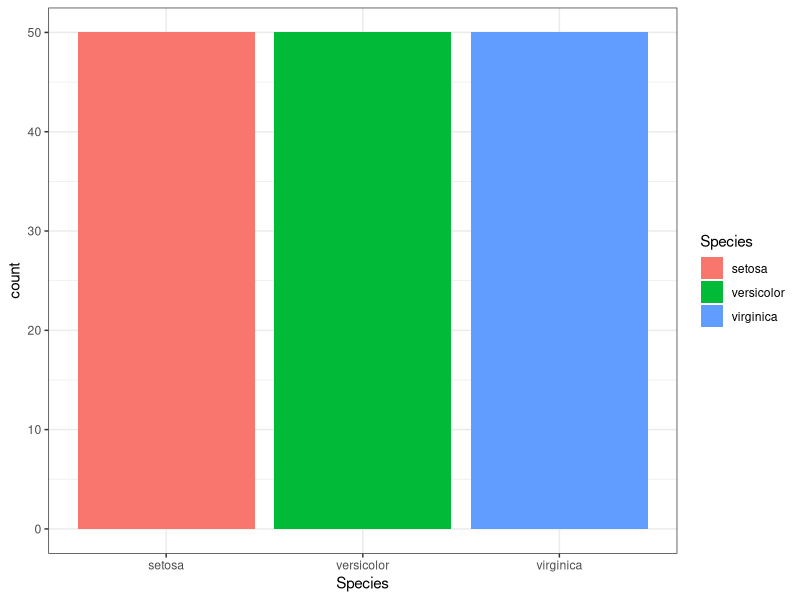
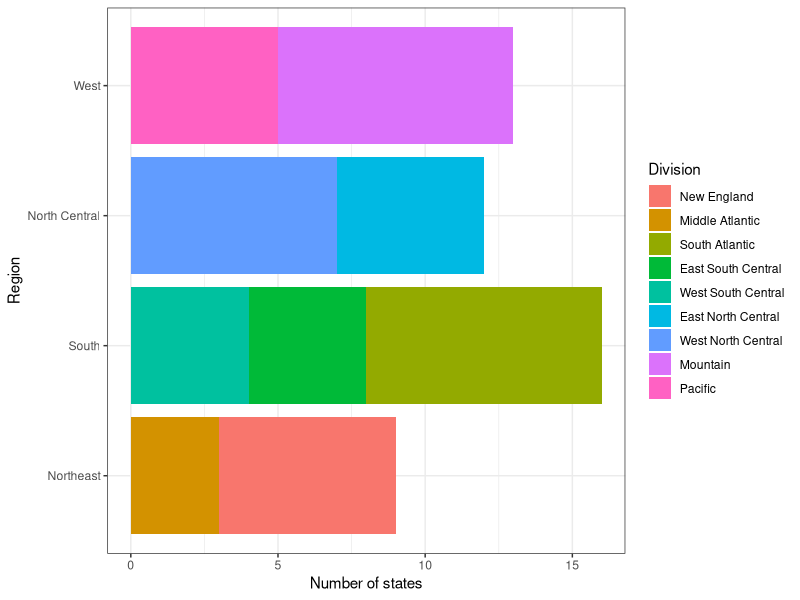
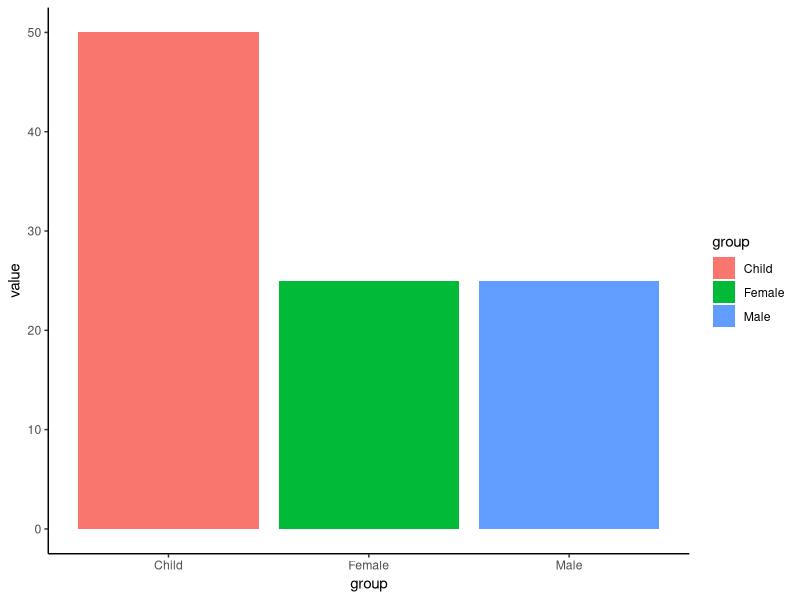
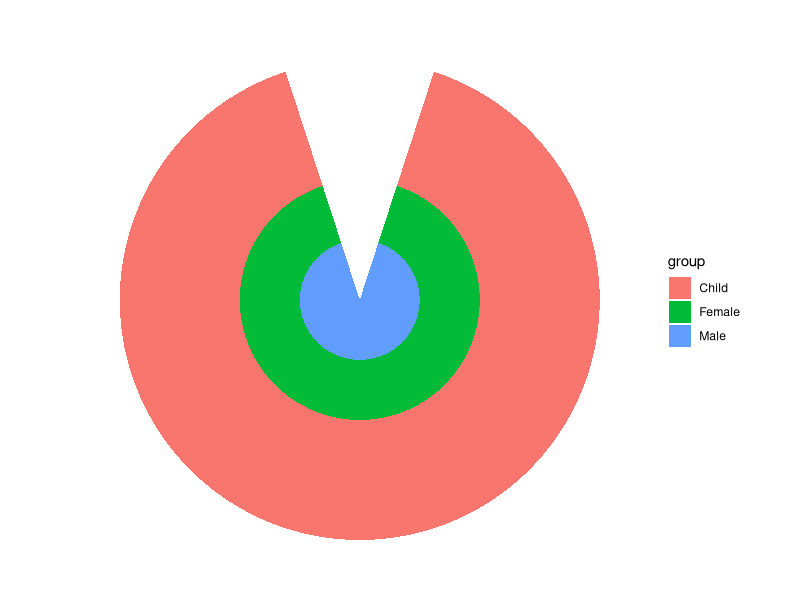
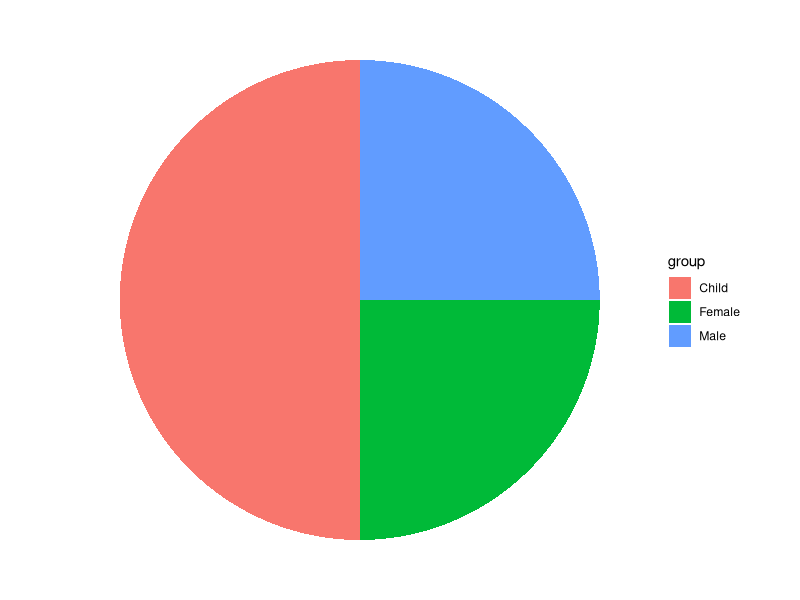
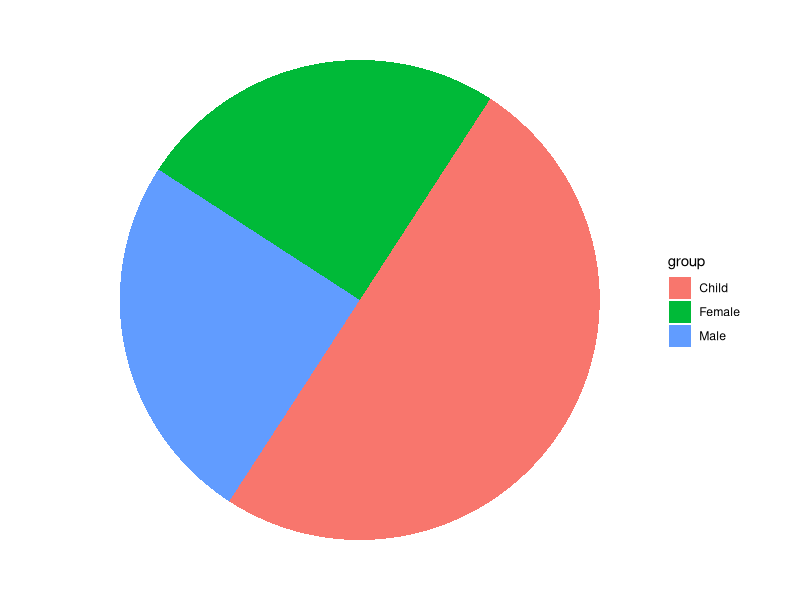
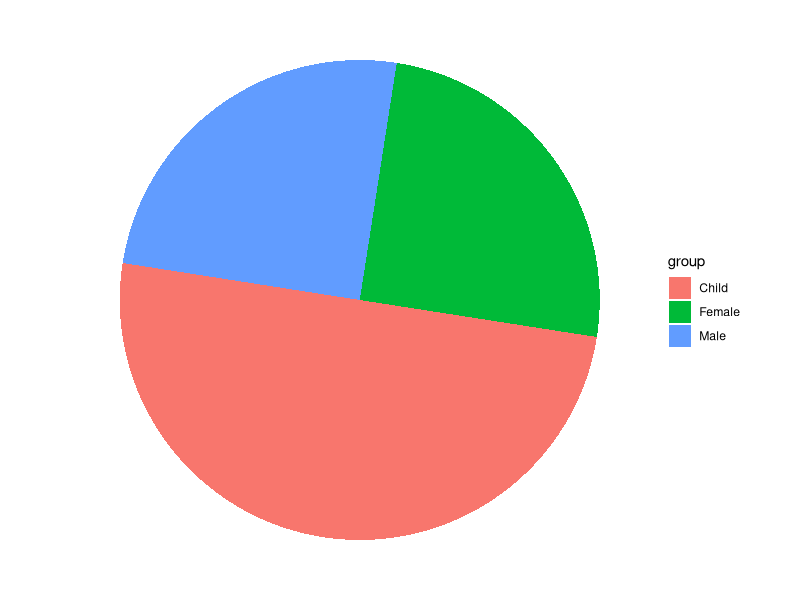
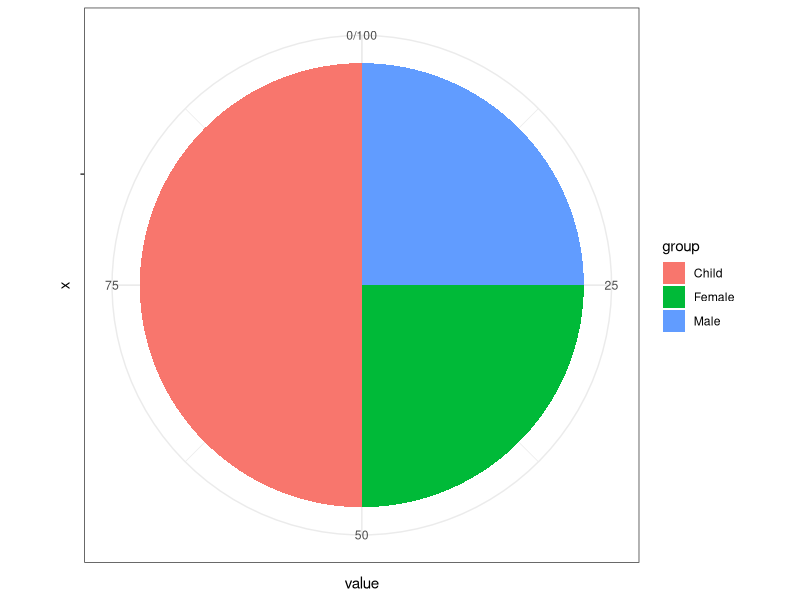

The R source for these figures, in order:
# start by creating a vector with all the packages you need
pkgs = c("tidyverse")
# We check which packages are NOT (!) installed
pkgs.To.Install = ! pkgs %in% installed.packages()
# any() checks if there is at least one TRUE in the vector
if (any(pkgs.To.Install)) install.packages(pkgs[pkgs.To.Install])
for (curPkg in pkgs) library(curPkg, character.only = T) 

# Set a theme for all future plots in this session
theme_set(theme_bw()) 

# Use different colors to fill and remove the legend
colors = c("red", "green", "blue")

ggplot(data = iris,
       aes(x = Species,
           fill = Species)) +
	geom_bar()


# Datasets about US states
US_statesInfo = data.frame(Name = state.name,
			   Region = state.region,
			   Division = state.division)
x = "Number of states"
# Plot the number of states in each division
ggplot(US_statesInfo, aes(fill = Division, y = Region)) +
	geom_bar(stat = "count") +
	xlab(x)

df <- data.frame(
	group = c("Male", "Female", "Child"),
	value = c(25, 25, 50)
)

ggplot(df, aes(x = group, y = value, fill = group)) +
	geom_col() +
	theme_classic()

# Pie chart
ggplot(df, aes(x = "", y = value, fill = group)) +
	geom_col() +
	coord_polar(start = 0) +
	theme_void()

# Barplot like geom_col
ggplot(df, aes(x = "", y = value, fill = group)) +
	geom_col() +
	coord_polar("y", start = 0) +
	theme_void()

# Barplot like geom_col
ggplot(df, aes(x = "", y = value, fill = group)) +
	geom_col() +
	coord_polar("y", start = 10) +
	theme_void()

# Barplot like geom_col
ggplot(df, aes(x = "", y = value, fill = group)) +
	geom_col() +
	coord_polar("y", start = 30) +
	theme_void()


# Barplot like geom_col
ggplot(df, aes(x = "", y = value, fill = group)) +
	geom_col() +
	coord_polar("y", start = 0)


# Barplot like geom_col
ggplot(df, aes(x = group, y = value, fill = group)) +
	geom_col() +
	coord_polar(start = 0)

# Barplot like geom_col
ggplot(df, aes(x = group, y = value, fill = group)) +
	geom_col() +
	coord_polar(start = 0) +
	theme(panel.border = element_blank())

# Barplot like geom_col
ggplot(df, aes(x = group, y = value, fill = group)) +
	geom_col() +
	coord_polar(start = 0) +
	theme(panel.border = element_blank(),
	      axis.title = element_blank(),
	      axis.ticks = element_blank())

# Barplot like geom_col
ggplot(df, aes(x = group, y = value, fill = group)) +
	geom_col() +
	coord_polar(start = 0) +
	theme(panel.border = element_blank(),
	      axis.title = element_blank(),
	      axis.ticks = element_blank(),
	      axis.text.y = element_blank())

# theme
theme_pie = theme_bw() +
	theme(panel.border = element_blank(),
	      axis.title = element_blank(),
	      axis.ticks = element_blank(),
	      axis.text.y = element_blank())

ggplot(df, aes(x = group, y = value, fill = group)) +
	geom_col() +
	coord_polar(start = 0) +
	theme_pie


### Line chart lab ###

# Let's create a time series to plot

LabSize = data.frame(Isabel = c(0, 3, 5, 10, 30),
		     Hugo = c(2, 2, 6, 9, 9),
		     Year = seq(2014, 2022, 2))
LabSize.Long = pivot_longer(LabSize,
			    cols = !Year, # all columns from LabSize, except "Year"
			    names_to = "PI", 
			    values_to = "LabMembers")

ggplot(LabSize.Long, 
       aes(x = Year, y = LabMembers, color = PI)) +
	geom_line(linewidth = 2) +
	scale_color_manual(values = c("green", "red")) + 
	theme(axis.title.y = element_text(size = 20))
ggsave("Plots/LabSize_linechart.jpeg")
